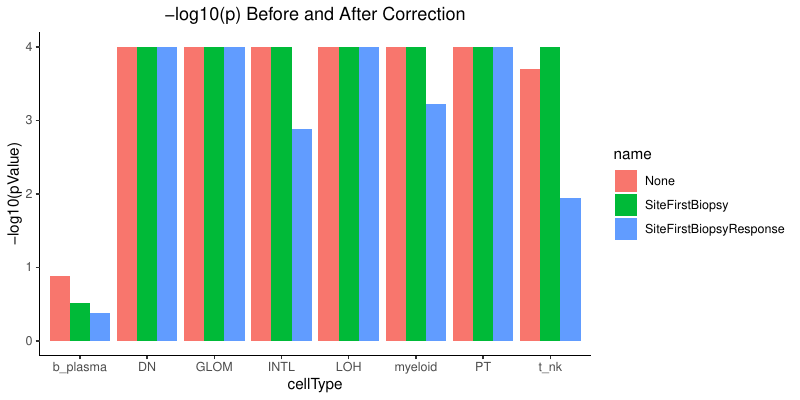

Generate this figure with R:
suppressPackageStartupMessages({
    library(dplyr)
    library(scales)
    library(pals)
    library(ggplot2)
    library(cowplot)
    library(tidyverse)
    library(extrafont)
})

csvReader <- function(cellType) {
    ps <- read.csv(paste0(cellType, "_pValues.csv"))
    ps$cellType <- cellType
    return(ps)
}

big_ps <- csvReader("DN")
big_ps <- rbind(big_ps, csvReader("GLOM"))
big_ps <- rbind(big_ps, csvReader("INTL"))
big_ps <- rbind(big_ps, csvReader("LOH"))
big_ps <- rbind(big_ps, csvReader("PT"))
big_ps <- rbind(big_ps, csvReader("myeloid"))
big_ps <- rbind(big_ps, csvReader("b_plasma"))
big_ps <- rbind(big_ps, csvReader("t_nk"))

big_ps <- big_ps[big_ps$name != "FirstBiopResponse", ]

big_ps$name <- factor(big_ps$name, 
    levels = c(
    "None",
    "SiteFirstBiopsy",
    "SiteFirstBiopsyResponse"
))

p <- ggplot(big_ps, aes(x = cellType, y = -log10(pValue), fill = name)) + 
    geom_bar(stat = "identity", position=position_dodge()) + 
    # scale_fill_manual(values = c("#5A189A", "#9D4EDD", "#2D6A4F", "#95D5B2")) + 
    theme_classic() + ggtitle("-log10(p) Before and After Correction") + 
    theme(plot.title = element_text(hjust = 0.5)) 

pdf("pVals.pdf", width = 8, height = 4)
    print(p)
dev.off()